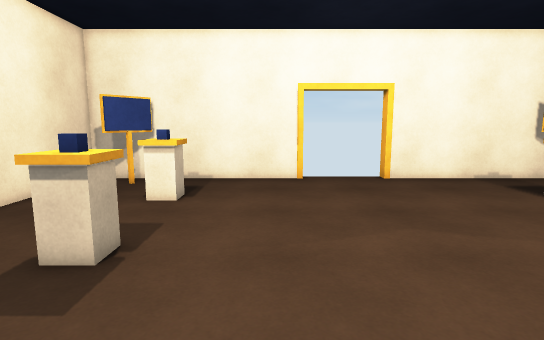
View 1 (above)

15 first-person views from a walk through a scene from a Unity 3-D project. The camera is 1.5 m above the floor, tilts 8° down and sees 80° across. The floor is counted in squares, 0.5 m on a side. Each view is taken from the middle of a square. On the plan, view 1 faces up. The plan holds only what a view shows up to about 20 squares ahead; the rest is blank.

View 2
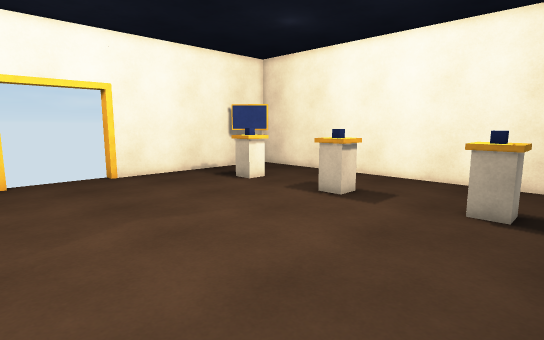

View 3
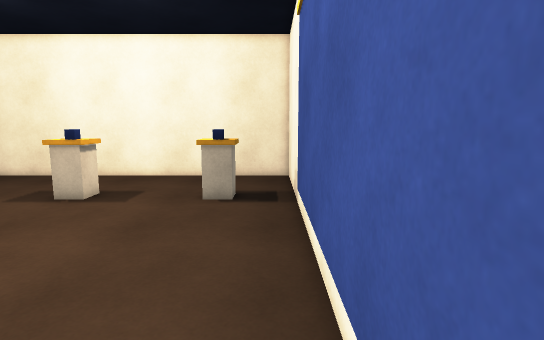

View 4
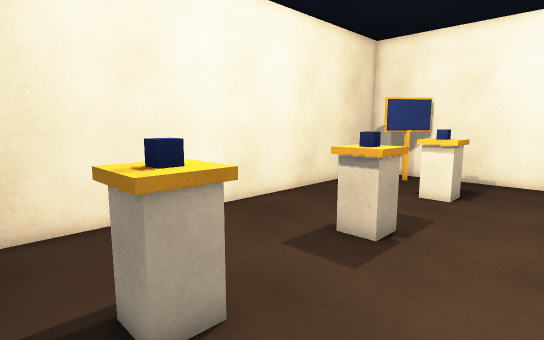

View 5
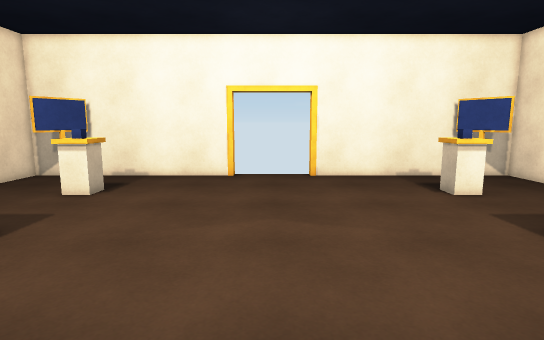

View 6
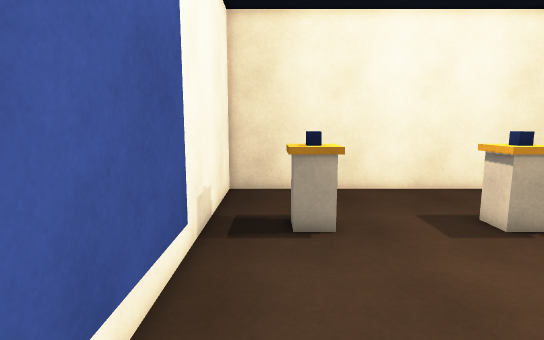

View 7
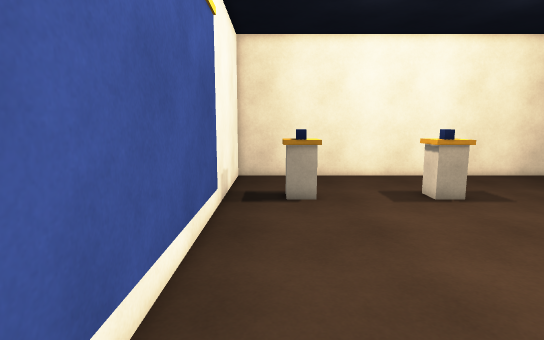

View 8
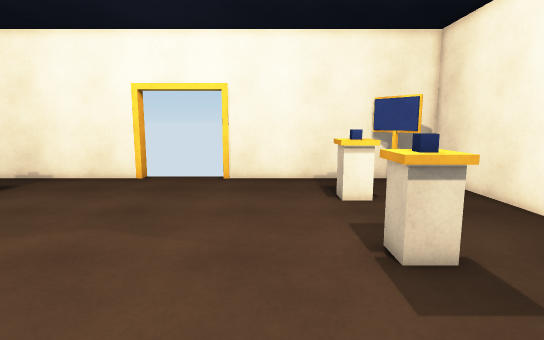

View 9
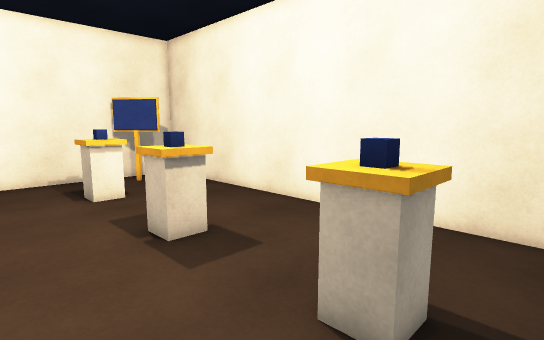

View 10
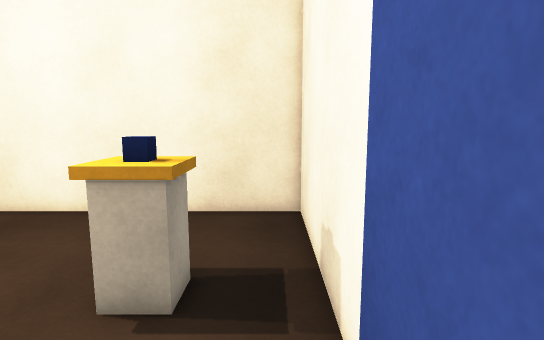

View 11
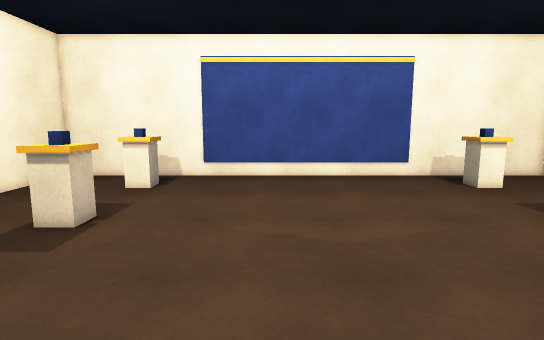

View 12
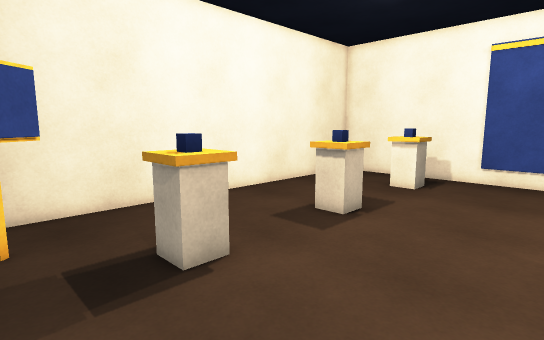

View 13
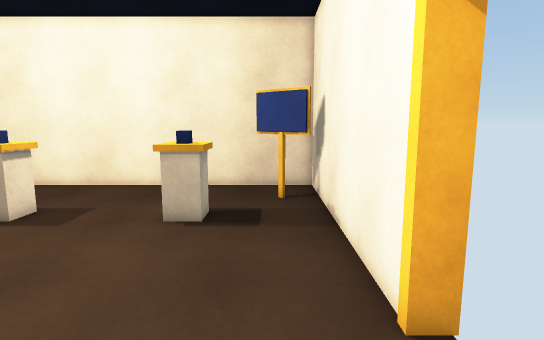

View 14
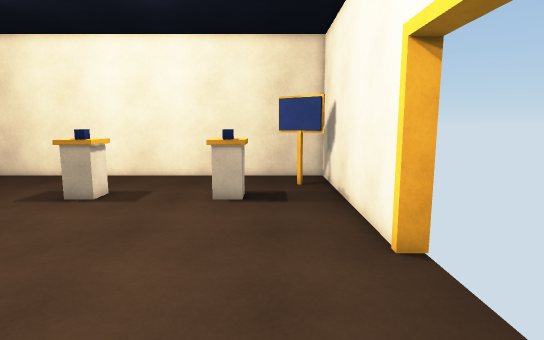

View 15
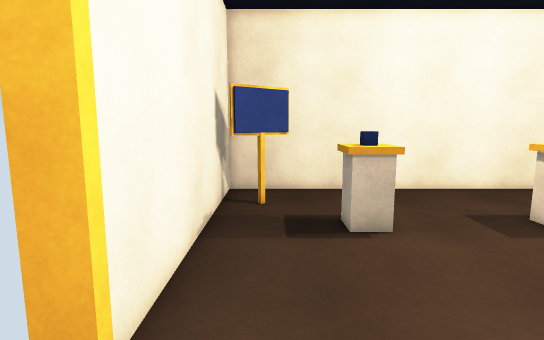

### Floor plan
Key: @ floor where view 1 was taken; # wall or solid block; . floor; ^ raised ledge; T thing the floor can be seen under or through; O other object.
Columns run from 10 left of view 1 to 18 right of it. Each row starts with its distance up from view 1.
 19             #   #
 18 #############...#############
 17 #..TT...................TT..#
 16 #.TO.....................OT.#
 15 #...........................#
 14 #....##...............##....#
 13 #....^O...............O^....#
 12 #...........................#
 11 #...........................#
 10 #...........................#
  9 #...........................#
  8 #....##...............##....#
  7 #....^O...............O^....#
  6 #...........................#
  5 #...........................#
  4 #...........................#
  3 #...........................#
  2 #....##...............##....#
  1 #....^O...............O^....#
  0 #.........@.................#
 -1 #...........................#
 -2 #############################

Positions as (right, up) in squares from view 1, and headings:
1: (0, 0), facing up
2: (0, -1), facing up-right
3: (-1, -1), facing right
4: (0, -1), facing up-left
5: (4, -1), facing up
6: (5, 0), facing left
7: (9, 0), facing left
8: (9, 0), facing up
9: (8, -1), facing up-right
10: (7, -1), facing right
11: (6, 17), facing down
12: (6, 17), facing down-right
13: (6, 16), facing left
14: (9, 15), facing left
15: (3, 16), facing right
